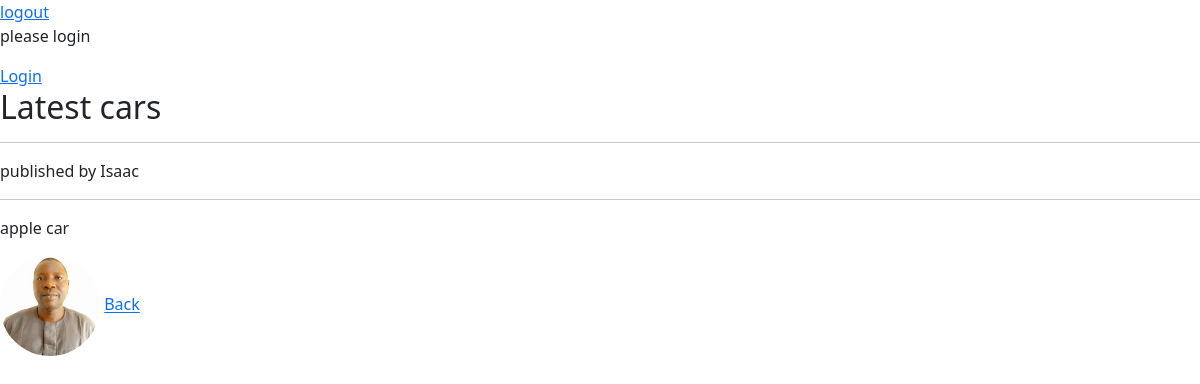
Page /messages/21/ on the committed database.
### posts/models.py (models this page shows, shortened)
class Message(models.Model):
    author = models.ForeignKey("auth.User", on_delete=models.CASCADE)
    title = models.CharField(max_length=100)
    message = models.TextField(max_length=1000)
    created_at = models.DateTimeField(auto_now_add=True)
    picture = models.ImageField(upload_to="image/", blank=True, null=True)

### posts/views.py (the view)
# urls.py: path("messages/<int:pk>/", MessageDetailView.as_view(), name="message_detail"),
class MessageDetailView(DetailView):
    model = Message
    template_name = "posts/message_detail.html"
    context_object_name = "post"

### posts/templates/posts/message_detail.html (shortened to what this page needs)
{% extends "base.html" %}
{% block content %}
<h2>{{post.title}}</h2>
<hr>
<p> published by {{post.author}}</p>
<hr>
<p>{{post.message}}</p>
<img src="{{post.picture.url}}" alt="image" width="100" height="100" style="border-radius: 100px">
<a href="{% url 'messages' %}">Back</a>
{% endblock content %}

### rows in the picture
Message: title "Latest cars", author "Isaac", message "apple car", picture (picture)
